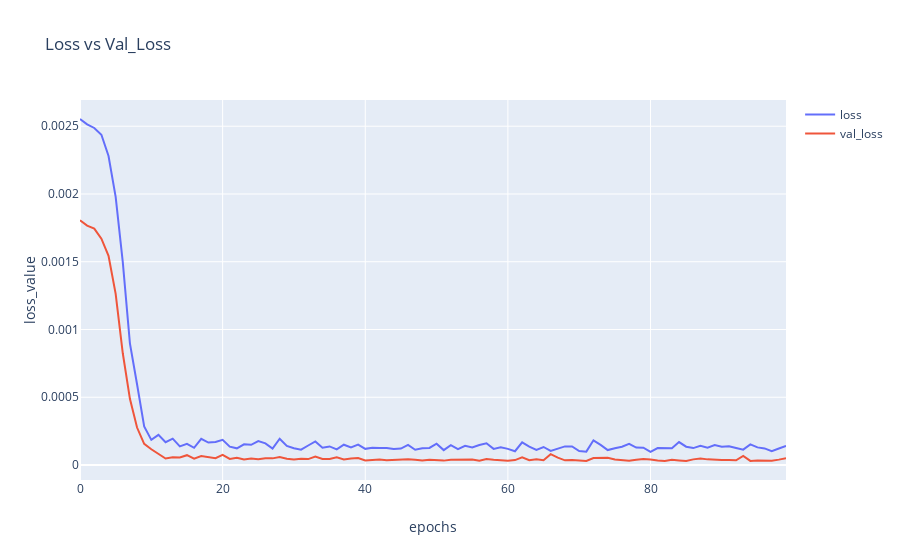

Write notebook code for a chart like this one.
### Markdown cell above
# Evaluation  
Since accuracy can't be used, instead squared_mean_error will be used. And since we difined our loss function as squared_mean_error we can use the Val_loss as our metric (the lower the better)

### Code cell
fig = go.Figure()
fig.add_trace(go.Scatter( y=model.history.history['loss'],
                    name='loss'))
fig.add_trace(go.Scatter( y=model.history.history['val_loss'],
                    name='val_loss'))

fig.update_layout(
    title="Loss vs Val_Loss",
    xaxis_title="epochs",
    yaxis_title="loss_value",
    
    )
